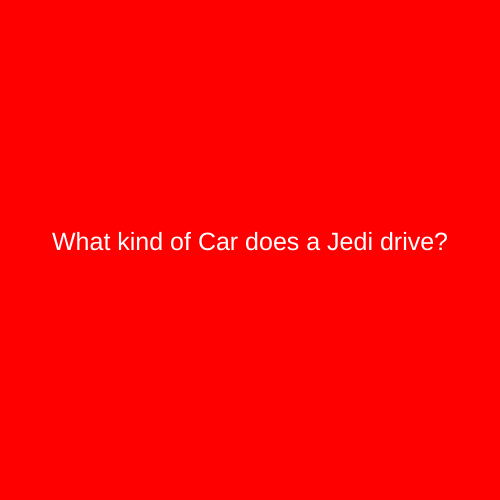
Frame 1 (no input)
Frame 60 (no input): identical to frame 1, image omitted
Frame 120 (the mouse pressed at the canvas centre since frame 60): identical to frame 1, image omitted

The p5.js sketch that drew this single still picture (run headless with seeded random() and noise() and a simulated clock; from frame 60 on, the mouse is pressed at the canvas centre):

// p5.js sketch
// ── sketch.js
let state =0
let timer = 0;
function setup() {
  createCanvas(500, 500);
  textAlign(CENTER);
  textSize(25);

}

function draw() {
switch(state)
{
case 0:
  background("red");
  fill("white");
  text("What kind of Car does a Jedi drive?", width/2, height/2);
  break;
case 1:
  background("Green");
  text("a Toy-YODA", width/2, height/2);
  break;
}
timer++;
if(timer>4*60){
  timer=0;
  state++;
  if (state > 1) state = 0;
}
}
function mouseReleased() {
  state++;
  textSize(50);
  if (state > 1) state = 0;
}
